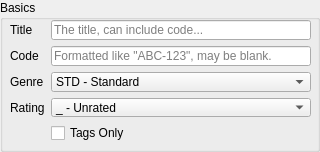
          <widget class="QGroupBox" name="groupBox_7">
           <property name="minimumSize">
            <size>
             <width>0</width>
             <height>150</height>
            </size>
           </property>
           <property name="title">
            <string>Basics</string>
           </property>
           <widget class="QWidget" name="formLayoutWidget_2">
            <property name="geometry">
             <rect>
              <x>10</x>
              <y>20</y>
              <width>301</width>
              <height>123</height>
             </rect>
            </property>
            <layout class="QFormLayout" name="formLayout_2">
             <item row="0" column="0">
              <widget class="QLabel" name="label_3">
               <property name="text">
                <string>Title</string>
               </property>
              </widget>
             </item>
             <item row="0" column="1">
              <widget class="QLineEdit" name="lineEdit_title">
               <property name="placeholderText">
                <string>The title, can include code...</string>
               </property>
              </widget>
             </item>
             <item row="1" column="0">
              <widget class="QLabel" name="label_4">
               <property name="text">
                <string>Code</string>
               </property>
              </widget>
             </item>
             <item row="1" column="1">
              <widget class="QLineEdit" name="lineEdit_code">
               <property name="placeholderText">
                <string>Formatted like &quot;ABC-123&quot;, may be blank.</string>
               </property>
              </widget>
             </item>
             <item row="2" column="0">
              <widget class="QLabel" name="label">
               <property name="text">
                <string>Genre</string>
               </property>
              </widget>
             </item>
             <item row="3" column="0">
              <widget class="QLabel" name="label_2">
               <property name="text">
                <string>Rating</string>
               </property>
              </widget>
             </item>
             <item row="2" column="1">
              <widget class="QComboBox" name="comboBox_genre">
               <property name="minimumSize">
                <size>
                 <width>80</width>
                 <height>0</height>
                </size>
               </property>
               <property name="maximumSize">
                <size>
                 <width>300</width>
                 <height>16777215</height>
                </size>
               </property>
               <item>
                <property name="text">
                 <string>STD - Standard</string>
                </property>
               </item>
               <item>
                <property name="text">
                 <string>INC - Incest</string>
                </property>
               </item>
               <item>
                <property name="text">
                 <string>FET - Fetish</string>
                </property>
               </item>
               <item>
                <property name="text">
                 <string>GRO - Gross</string>
                </property>
               </item>
               <item>
                <property name="text">
                 <string>INT - Interesting</string>
                </property>
               </item>
               <item>
                <property name="text">
                 <string>VOY - Voyeur</string>
                </property>
               </item>
               <item>
                <property name="text">
                 <string>IDL - Idol</string>
                </property>
               </item>
               <item>
                <property name="text">
                 <string>OTH - Other</string>
                </property>
               </item>
               <item>
                <property name="text">
                 <string>EWF - Embarrassing, Weird, or Funny</string>
                </property>
               </item>
              </widget>
             </item>
             <item row="3" column="1">
              <widget class="QComboBox" name="comboBox_rating">
               <property name="minimumSize">
                <size>
                 <width>80</width>
                 <height>0</height>
                </size>
               </property>
               <property name="maximumSize">
                <size>
                 <width>300</width>
                 <height>16777215</height>
                </size>
               </property>
               <item>
                <property name="text">
                 <string>_ - Unrated</string>
                </property>
               </item>
               <item>
                <property name="text">
                 <string>1 - Bad!</string>
                </property>
               </item>
               <item>
                <property name="text">
                 <string>2 - Below Average</string>
                </property>
               </item>
               <item>
                <property name="text">
                 <string>3 - Average</string>
                </property>
               </item>
               <item>
                <property name="text">
                 <string>4 - Good</string>
                </property>
               </item>
               <item>
                <property name="text">
                 <string>5 - Great!</string>
                </property>
               </item>
               <item>
                <property name="text">
                 <string>6 - Awesome!</string>
                </property>
               </item>
              </widget>
             </item>
             <item row="4" column="1">
              <widget class="QCheckBox" name="checkBox_tagsOnly">
               <property name="toolTip">
                <string>If you just want to make the tags, check this</string>
               </property>
               <property name="text">
                <string>Tags Only</string>
               </property>
              </widget>
             </item>
            </layout>
           </widget>
          </widget>
